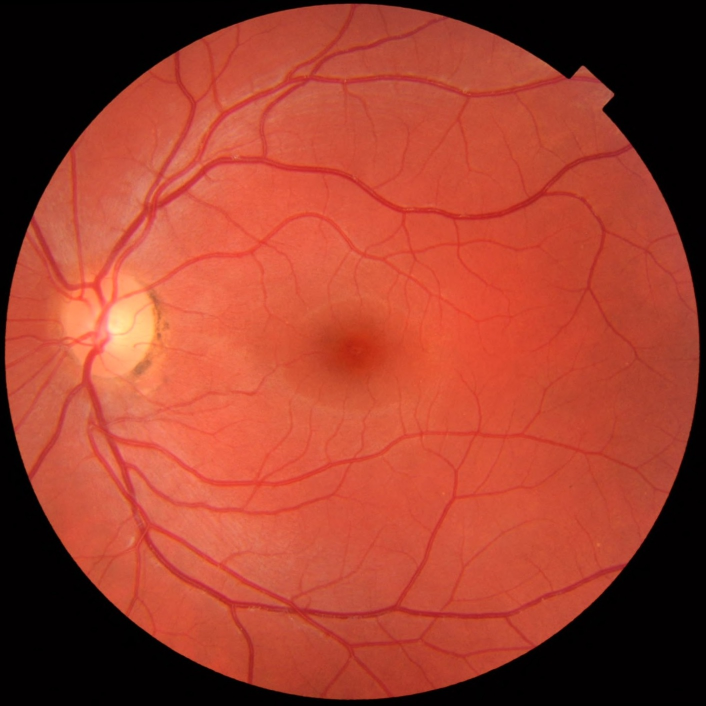
#> input picture skimage.data.retina(), 1411 x 1411 px (shown at 1/2 size)
$ python problema1.py   (older library calls are emulated)
#> lines starting #> are read from the running program, lines starting #| are printed output that depends on the picture
### Img/Segundo parcial/crecimientoReg.py
"""
Crecimiento de región en una imagen
"""
import numpy as np
import matplotlib.pyplot as plt
from skimage import data, io, color, transform, filters
from skimage.morphology import binary_dilation
from matplotlib.colors import Normalize


def registrar_semillas(img):
    """
    Desplegar imagen para seleccionar semillas,
    devolver coordenadas
    """
    plt.figure()
    prev_ion = plt.isinteractive()
    plt.ion() # Activar interactividad
    plt.imshow(img, cmap='gray')
    seed = np.int32(plt.ginput(n=0, timeout=0))
    #plt.close()
    # Apagar interactividad si no estaba activada antes de función
    if not prev_ion:
        plt.ioff()
    return seed


# [71 lines left out: function aislar_region, not called in this run]


"""
Pruebas
"""
# [27 lines that do not run on import are left out]

### Img/Segundo parcial/problema1.py
from skimage import data, color
import numpy as np
import matplotlib.pyplot as plt

"""
Problema 1.1
Procesar en frecuencia para mejorar contraste

Se utiliza un filtro pasabandas para aislar las venas,
y se usa aditivamente este resultado para incrementar
el contraste en la imagen original
"""

def pasabajos_ideal(shape, f_corte):
    fil, col = shape
    y, x = np.ogrid[-fil/2:fil/2, -col/2:col/2]
    filtro = (x**2 + y**2 <= f_corte**2)
    return filtro.astype(float)

def pasaaltos_ideal(shape, f_corte):
    fil, col = shape
    y, x = np.ogrid[-fil/2:fil/2, -col/2:col/2]
    filtro = (x**2 + y**2 >= f_corte**2)
    return filtro.astype(float)


img = data.retina()
#> img is the input picture: shape (1411, 1411, 3); mean R, G, B 159.4, 63.5, 46.1
# Trabajar con el canal verde
img_g = img[:,:,1]
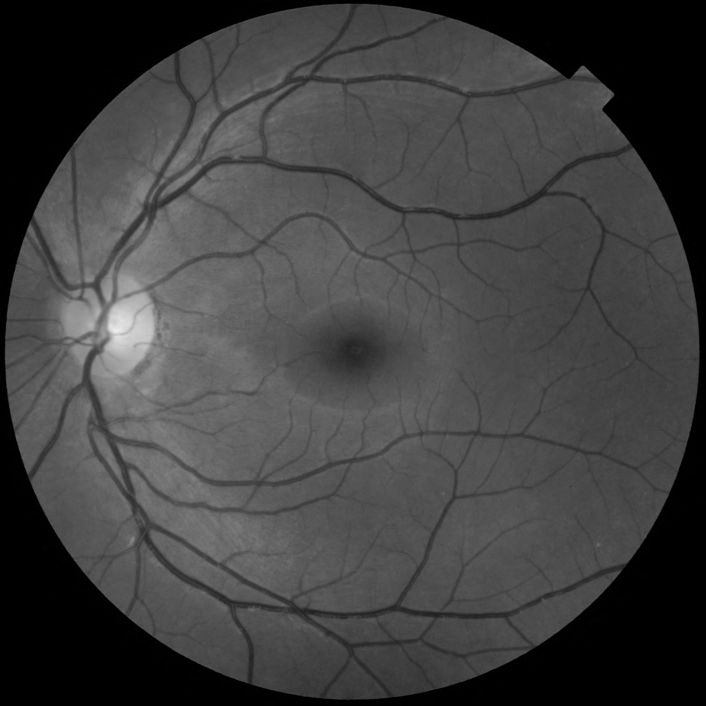
#> img_g: shape (1411, 1411) (shown at 1/2 size); min 0, max 236, mean 63.5

img_frec = np.fft.fftshift(np.fft.fft2(img_g))

# Construir un filtro pasabanda
filtro = np.logical_and(pasabajos_ideal(img_g.shape, 500),
                        pasaaltos_ideal(img_g.shape, 10))
# Aplicar el filtro en frecuencia
convolucion = img_frec * filtro
# Regresar al dominio espacial
img_ift = np.fft.ifft2(np.fft.fftshift(convolucion))
# Acondicionar como imagen visible
venas = np.array(np.abs(img_ift), dtype=np.ubyte)
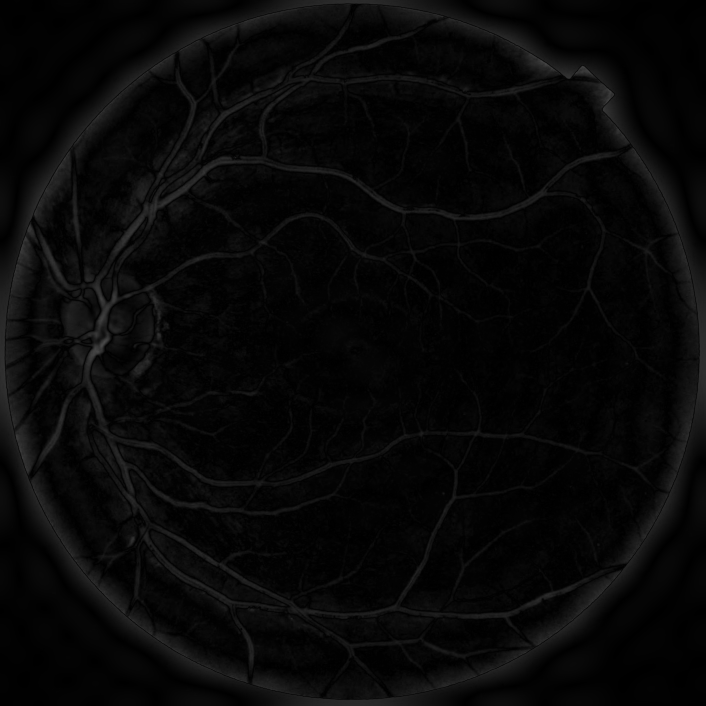
#> venas: shape (1411, 1411) (shown at 1/2 size); min 0, max 73, mean 7.5

# Construir imagen de salida a partir de original y procesado
img_out = img_g - venas
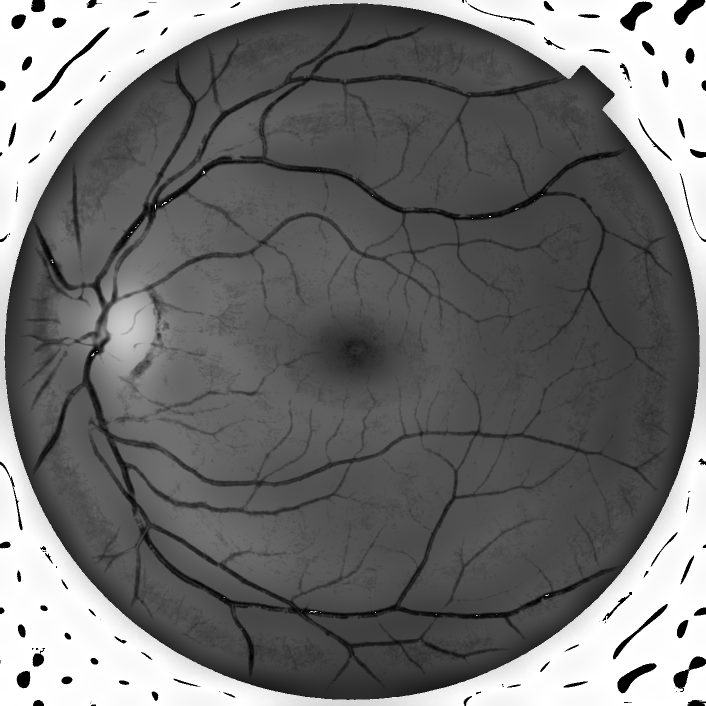
#> img_out: shape (1411, 1411) (shown at 1/2 size); min 0, max 255, mean 112.8

# Visualizar resultado
plt.figure(figsize=(8, 4))

plt.subplot(1,2,1)
plt.imshow(img_g, cmap='gray')

plt.subplot(1,2,2)
plt.imshow(img_out, cmap='gray')

plt.show()
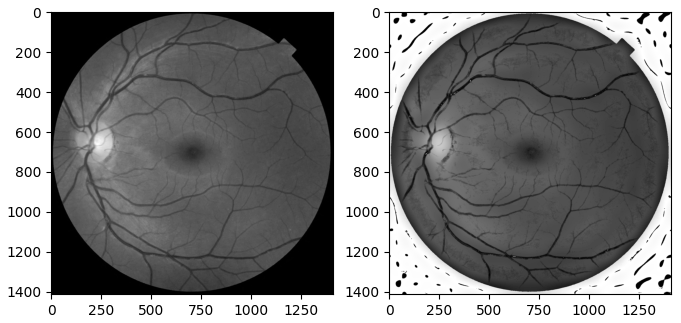
#> figure drawn by matplotlib, 2 panels


"""
Problema 1.2
Segmentación del nervio óptico

Se usa crecimiento de región para aislar el nervio.
La selección de semillas se adjunta con los resultados
"""
from crecimientoReg import (registrar_semillas,
                            aislar_region)
# Método crecimiento de región
#> (the run stopped early here; a loop or call above may not have finished)
